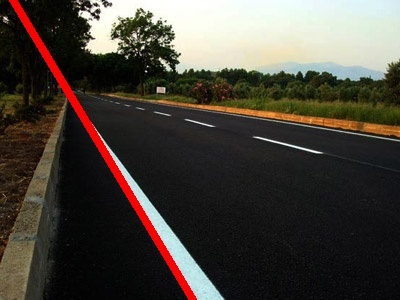
#> input picture img/yol.jpg, 400 x 300 px
$ python houghline.py
#> lines starting #> are read from the running program, lines starting #| are printed output that depends on the picture; after the words box and inside, x2 and y2 are one past the last pixel; in counts of white or black regions, pixels touching at a corner belong together
import cv2
import numpy as np
from matplotlib import pyplot as plt
img = cv2.imread('../img/yol.jpg')
#> img is the input picture: shape (300, 400, 3); mean B, G, R 58.8, 66.8, 72.7
gray = cv2.cvtColor(img,cv2.COLOR_BGR2GRAY)
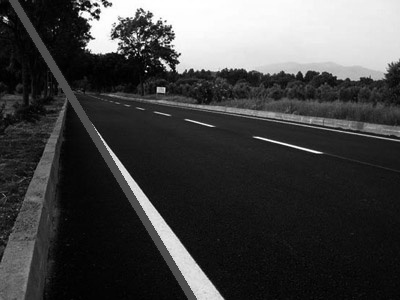
#> gray: shape (300, 400); min 0, max 255, mean 67.6
edges = cv2.Canny(gray,50,150,apertureSize = 5)
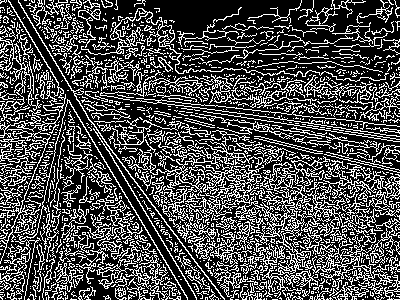
#> edges: shape (300, 400); 30% white in thin lines or dots
lines = cv2.HoughLines(edges,1,np.pi/180,200)
#> lines = 23 rows, first 8: [-7, 2.6], [-15, 2.6], [-62, 2.36], [83, 1.68], [-21, 2.36], [-35, 2.36], [-45, 2.36], [-16, 2.36]
mg = cv2.imread('../img/yol.jpg', 0)
#> mg: shape (300, 400); min 0, max 255, mean 67.6

edges = cv2.Canny(img, 100, 200)
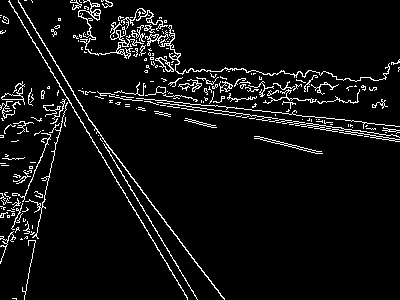
#> edges: shape (300, 400); 5.9% white in thin lines or dots

plt.subplot(121), plt.imshow(img, cmap='gray')

plt.title('Orjinal Resim'), plt.xticks([]), plt.yticks([])

plt.subplot(122), plt.imshow(edges, cmap='gray')

plt.title('Koseli Resim'), plt.xticks([]), plt.yticks([])

plt.show()
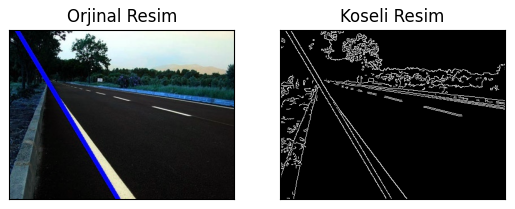
#> figure drawn by matplotlib, 2 panels; B, G, R data is drawn as R, G, B
for rho,theta in lines[0]:
    a = np.cos(theta)
    b = np.sin(theta)
    x0 = a*rho
    y0 = b*rho
    x1 = int(x0 + 1000*(-b))
    y1 = int(y0 + 1000*(a))
    x2 = int(x0 - 1000*(-b))
    y2 = int(y0 - 1000*(a))

    cv2.line(img,(x1,y1),(x2,y2),(0,0,255),2)
#> this loop made 1 pass
#> (rho, theta, a, b, x0, y0, x1, y1) on pass 1: (-7, 2.6, -0.857, 0.515, 6, -3.61, -509, -860)
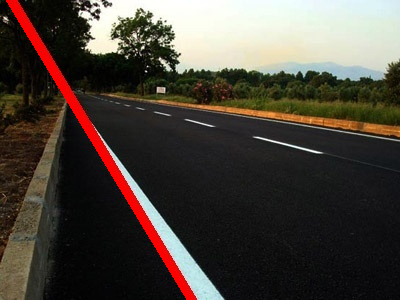
#> img: shape (300, 400, 3); 0.98% of pixels changed, all inside (x1, y1, x2, y2) = (6, 0, 190, 300)

cv2.imwrite('yol.jpg',img)
